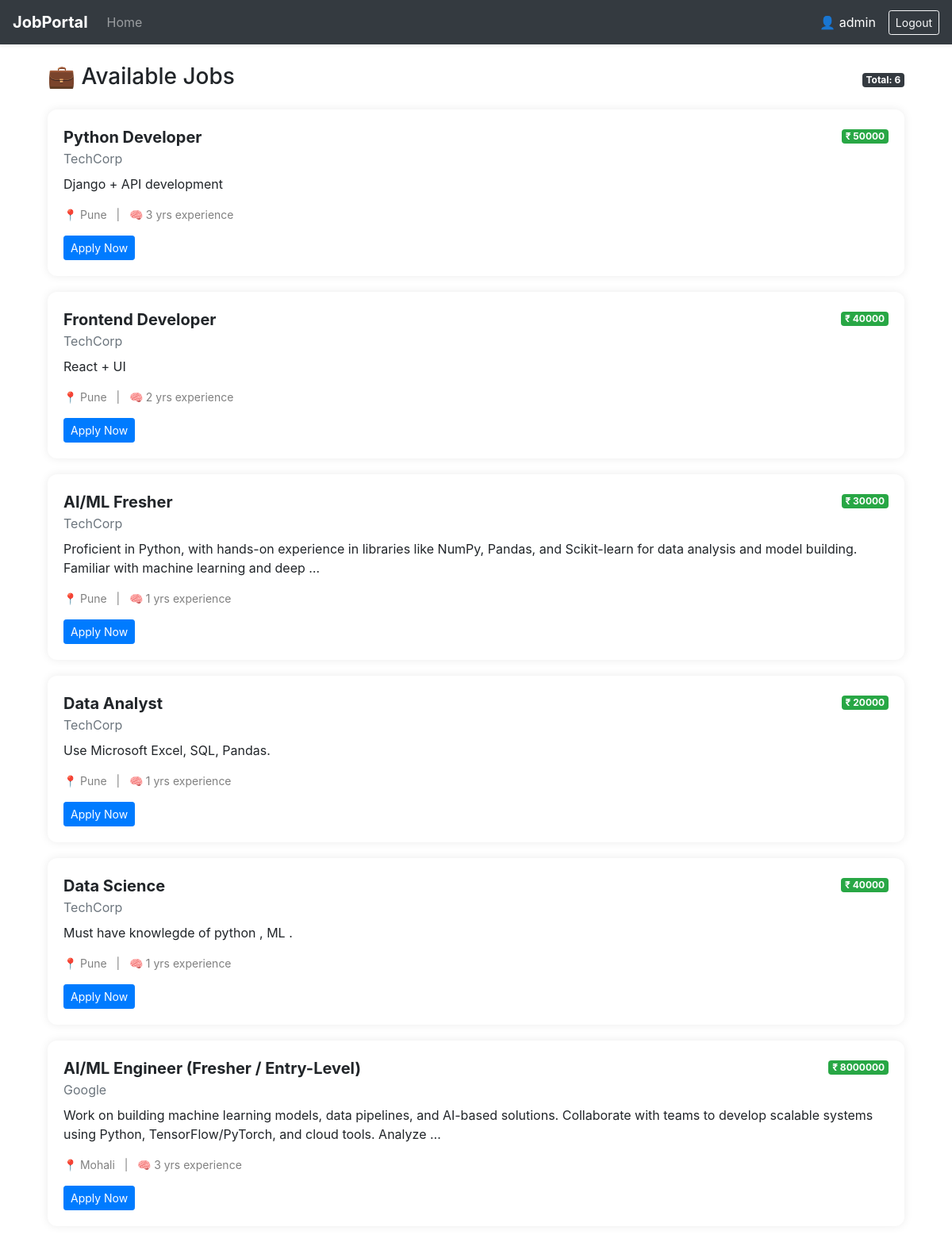
The app's page /jobs/ (signed in) with its own data.
### JobPortal/models.py (models this page shows, shortened)
class Job(models.Model):
    company = models.ForeignKey(Company, on_delete=models.CASCADE)
    title = models.CharField(max_length=200)
    description = models.TextField()
    salary = models.IntegerField()
    experience_required = models.IntegerField()
    created_at = models.DateTimeField(auto_now_add=True)

class Company(models.Model):
    user = models.OneToOneField(User, on_delete=models.CASCADE)
    name = models.CharField(max_length=200)
    location = models.CharField(max_length=200, default="Unknown")   # ✅ added default
    description = models.TextField(default="No description")         # ✅ added default

### JobPortal/views.py (the view)
# urls.py: 2. Add a URL to urlpatterns:  path('', views.home, name='home')
def home(request):
    if request.user.is_authenticated:
        profile = Profile.objects.filter(user=request.user).first()
        if profile and profile.role == 'HR':
            applications = Application.objects.filter(
                job__company__user=request.user
            ).select_related('job', 'job__company')
            return render(request, 'hr.html', {'applications': applications})
        jobs = Job.objects.select_related('company').all()
        applied_jobs = Application.objects.filter(user=request.user)\
                                        .values_list('job_id', flat=True)
        return render(request, 'Jobseeker.html', {
            'jobs': jobs,
            'applied_jobs': applied_jobs
        })
    jobs = Job.objects.select_related('company').all()
    return render(request, 'Jobseeker.html', {
        'jobs': jobs,
        'applied_jobs': []
    })

### JobPortal/templates/Jobseeker.html (shortened to what this page needs)
{% extends 'main.html' %}
{% load static %}
{% block content %}
<div class="container mt-4">
    <div class="d-flex justify-content-between align-items-center mb-3">
        <h3>💼 Available Jobs</h3>
        <span class="badge badge-dark">
            Total: {{ jobs|length }}
        </span>
    </div>
    {% if jobs %}
        {% for j in jobs %}
        <div class="job-card">
            <div class="d-flex justify-content-between">
                <div>
                    <div class="job-title">{{ j.title }}</div>
                    <div class="text-muted">{{ j.company.name }}</div>
                </div>
                <div>
                    <span class="badge badge-success">₹ {{ j.salary }}</span>
                </div>
            </div>
            <p class="mt-2">
                {{ j.description|truncatewords:25 }}
            </p>
            <div class="job-meta mb-3">
                📍 {{ j.company.location }} &nbsp; | &nbsp;
                🧠 {{ j.experience_required }} yrs experience
            </div>
            {% if user.is_authenticated %}
                {% if j.id in applied_jobs %}
                    <button class="btn btn-secondary btn-sm" disabled>
                        ✅ Applied
                    </button>
                {% else %}
                    <a href="{% url 'apply' j.id %}" class="btn btn-primary btn-sm">
                        Apply Now
                    </a>
                {% endif %}
            {% else %}
                <a href="{% url 'login' %}" class="btn btn-warning btn-sm">
                    Login to Apply
                </a>
            {% endif %}
        </div>
        {% endfor %}
    {% else %}
        <div class="alert alert-info text-center">
            No jobs available right now.
        </div>
    {% endif %}
</div>
{% endblock %}

### JobPortal/templates/navbar.html (shortened to what this page needs)
{% load static %}
<nav class="navbar navbar-expand-lg navbar-dark bg-dark shadow-sm">
    <a class="navbar-brand font-weight-bold" href="{% url 'landing' %}">
        JobPortal
    </a>
    <div class="collapse navbar-collapse" id="navbarContent">
        <ul class="navbar-nav mr-auto">
            <li class="nav-item">
                <a class="nav-link" href="{% url 'landing' %}">Home</a>
            </li>
        </ul>
        <ul class="navbar-nav ml-auto align-items-center">
            {% if request.user.is_authenticated %}
                <li class="nav-item mr-3">
                    <span class="text-white">
                        👤 {{ request.user.username }}
                    </span>
                </li>
                <li class="nav-item">
                    <a class="btn btn-outline-light btn-sm" href="{% url 'logout' %}">
                        Logout
                    </a>
                </li>
            {% endif %}
        </ul>
    </div>
</nav>

### JobPortal/templates/Jobseeker.html (style rules this page uses)
.job-card { border-radius: 12px; padding: 20px; margin-bottom: 20px; box-shadow: 0 0 12px rgba(0,0,0,0.08); background: #fff; transition: 0.2s; }
.job-title { font-size: 20px; font-weight: bold; }
.job-meta { font-size: 14px; color: gray; }

### records on screen
Job: title "Python Developer", company.name "TechCorp", salary "50000", description "Django + API development", company.location "Pune", experience_required "3", shows "Apply Now"
Job: title "Frontend Developer", company.name "TechCorp", salary "40000", description "React + UI", company.location "Pune", experience_required "2", shows "Apply Now"
Job: title "AI/ML Fresher", company.name "TechCorp", salary "30000", description "Proficient in Python, with hands-on experience in libraries like NumPy, Pandas, and Scikit-learn for data analysis and model building. Familiar with machine learning and deep …", company.location "Pune", experience_required "1", shows "Apply Now"
Job: title "Data Analyst", company.name "TechCorp", salary "20000", description "Use Microsoft Excel, SQL, Pandas.", company.location "Pune", experience_required "1", shows "Apply Now"
Job: title "Data Science", company.name "TechCorp", salary "40000", description "Must have knowlegde of python , ML .", company.location "Pune", experience_required "1", shows "Apply Now"
Job: title "AI/ML Engineer (Fresher / Entry-Level)", company.name "Google", salary "8000000", description "Work on building machine learning models, data pipelines, and AI-based solutions. Collaborate with teams to develop scalable systems using Python, TensorFlow/PyTorch, and cloud tools. Analyze …", company.location "Mohali", experience_required "3", shows "Apply Now"

### other values on screen
{{ request.user.username }} "admin"
{{ jobs|length }} "6"
